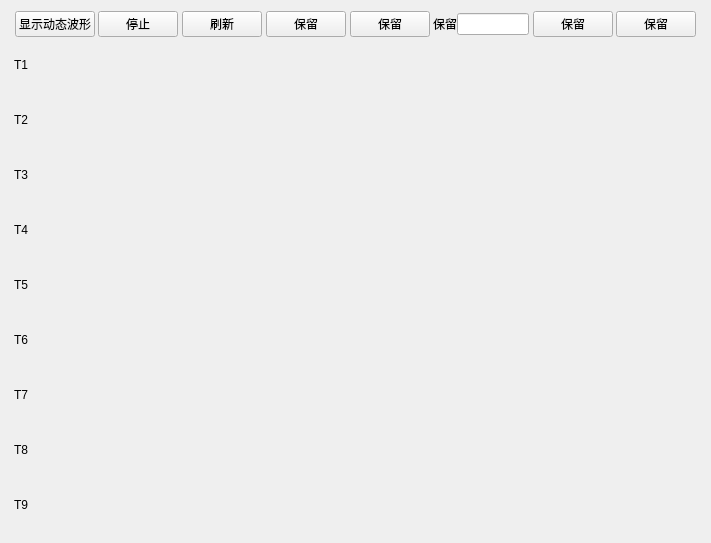
<?xml version="1.0" encoding="UTF-8"?>
<ui version="4.0">
 <class>DynamicWave</class>
 <widget class="QWidget" name="DynamicWave">
  <property name="geometry">
   <rect>
    <x>0</x>
    <y>0</y>
    <width>711</width>
    <height>543</height>
   </rect>
  </property>
  <property name="windowTitle">
   <string>动态波形</string>
  </property>
  <layout class="QVBoxLayout" name="verticalLayout_2">
   <item>
    <layout class="QVBoxLayout" name="verticalLayout">
     <property name="spacing">
      <number>0</number>
     </property>
     <property name="sizeConstraint">
      <enum>QLayout::SetDefaultConstraint</enum>
     </property>
     <item>
      <layout class="QHBoxLayout" name="horizontalLayout">
       <property name="spacing">
        <number>0</number>
       </property>
       <item>
        <spacer name="horizontalSpacer_9">
         <property name="orientation">
          <enum>Qt::Horizontal</enum>
         </property>
         <property name="sizeHint" stdset="0">
          <size>
           <width>40</width>
           <height>20</height>
          </size>
         </property>
        </spacer>
       </item>
       <item>
        <widget class="QPushButton" name="showDynWaveButton">
         <property name="text">
          <string>显示动态波形</string>
         </property>
        </widget>
       </item>
       <item>
        <spacer name="horizontalSpacer">
         <property name="orientation">
          <enum>Qt::Horizontal</enum>
         </property>
         <property name="sizeHint" stdset="0">
          <size>
           <width>40</width>
           <height>20</height>
          </size>
         </property>
        </spacer>
       </item>
       <item>
        <widget class="QPushButton" name="stopDynWaveButton">
         <property name="text">
          <string>停止</string>
         </property>
        </widget>
       </item>
       <item>
        <spacer name="horizontalSpacer_2">
         <property name="orientation">
          <enum>Qt::Horizontal</enum>
         </property>
         <property name="sizeHint" stdset="0">
          <size>
           <width>40</width>
           <height>20</height>
          </size>
         </property>
        </spacer>
       </item>
       <item>
        <widget class="QPushButton" name="refreshButton">
         <property name="text">
          <string>刷新</string>
         </property>
        </widget>
       </item>
       <item>
        <spacer name="horizontalSpacer_3">
         <property name="orientation">
          <enum>Qt::Horizontal</enum>
         </property>
         <property name="sizeHint" stdset="0">
          <size>
           <width>40</width>
           <height>20</height>
          </size>
         </property>
        </spacer>
       </item>
       <item>
        <widget class="QPushButton" name="pushButton_2">
         <property name="text">
          <string>保留</string>
         </property>
        </widget>
       </item>
       <item>
        <spacer name="horizontalSpacer_4">
         <property name="orientation">
          <enum>Qt::Horizontal</enum>
         </property>
         <property name="sizeHint" stdset="0">
          <size>
           <width>40</width>
           <height>20</height>
          </size>
         </property>
        </spacer>
       </item>
       <item>
        <widget class="QPushButton" name="pushButton_3">
         <property name="text">
          <string>保留</string>
         </property>
        </widget>
       </item>
       <item>
        <spacer name="horizontalSpacer_5">
         <property name="orientation">
          <enum>Qt::Horizontal</enum>
         </property>
         <property name="sizeHint" stdset="0">
          <size>
           <width>40</width>
           <height>20</height>
          </size>
         </property>
        </spacer>
       </item>
       <item>
        <widget class="QLabel" name="label">
         <property name="text">
          <string>保留</string>
         </property>
        </widget>
       </item>
       <item>
        <widget class="QLineEdit" name="lineEdit"/>
       </item>
       <item>
        <spacer name="horizontalSpacer_6">
         <property name="orientation">
          <enum>Qt::Horizontal</enum>
         </property>
         <property name="sizeHint" stdset="0">
          <size>
           <width>40</width>
           <height>20</height>
          </size>
         </property>
        </spacer>
       </item>
       <item>
        <widget class="QPushButton" name="pushButton_4">
         <property name="text">
          <string>保留</string>
         </property>
        </widget>
       </item>
       <item>
        <spacer name="horizontalSpacer_7">
         <property name="orientation">
          <enum>Qt::Horizontal</enum>
         </property>
         <property name="sizeHint" stdset="0">
          <size>
           <width>40</width>
           <height>20</height>
          </size>
         </property>
        </spacer>
       </item>
       <item>
        <widget class="QPushButton" name="pushButton_5">
         <property name="text">
          <string>保留</string>
         </property>
        </widget>
       </item>
       <item>
        <spacer name="horizontalSpacer_8">
         <property name="orientation">
          <enum>Qt::Horizontal</enum>
         </property>
         <property name="sizeHint" stdset="0">
          <size>
           <width>40</width>
           <height>20</height>
          </size>
         </property>
        </spacer>
       </item>
      </layout>
     </item>
     <item>
      <layout class="QGridLayout" name="gridLayout">
       <property name="bottomMargin">
        <number>0</number>
       </property>
       <property name="spacing">
        <number>0</number>
       </property>
       <item row="1" column="0">
        <widget class="QLabel" name="t2Label">
         <property name="text">
          <string> T2</string>
         </property>
        </widget>
       </item>
       <item row="7" column="0">
        <widget class="QLabel" name="t8Label">
         <property name="text">
          <string> T8</string>
         </property>
        </widget>
       </item>
       <item row="3" column="0">
        <widget class="QLabel" name="t4Label">
         <property name="text">
          <string> T4</string>
         </property>
        </widget>
       </item>
       <item row="8" column="0">
        <widget class="QLabel" name="t9Label">
         <property name="text">
          <string> T9</string>
         </property>
        </widget>
       </item>
       <item row="2" column="0">
        <widget class="QLabel" name="t3Label">
         <property name="text">
          <string> T3</string>
         </property>
        </widget>
       </item>
       <item row="5" column="0">
        <widget class="QLabel" name="t6Label">
         <property name="text">
          <string> T6</string>
         </property>
        </widget>
       </item>
       <item row="0" column="0">
        <widget class="QLabel" name="t1Label">
         <property name="text">
          <string> T1</string>
         </property>
        </widget>
       </item>
       <item row="4" column="0">
        <widget class="QLabel" name="t5Label">
         <property name="text">
          <string> T5</string>
         </property>
        </widget>
       </item>
       <item row="6" column="0">
        <widget class="QLabel" name="t7Label">
         <property name="text">
          <string> T7</string>
         </property>
        </widget>
       </item>
      </layout>
     </item>
    </layout>
   </item>
  </layout>
 </widget>
 <resources/>
 <connections/>
</ui>
